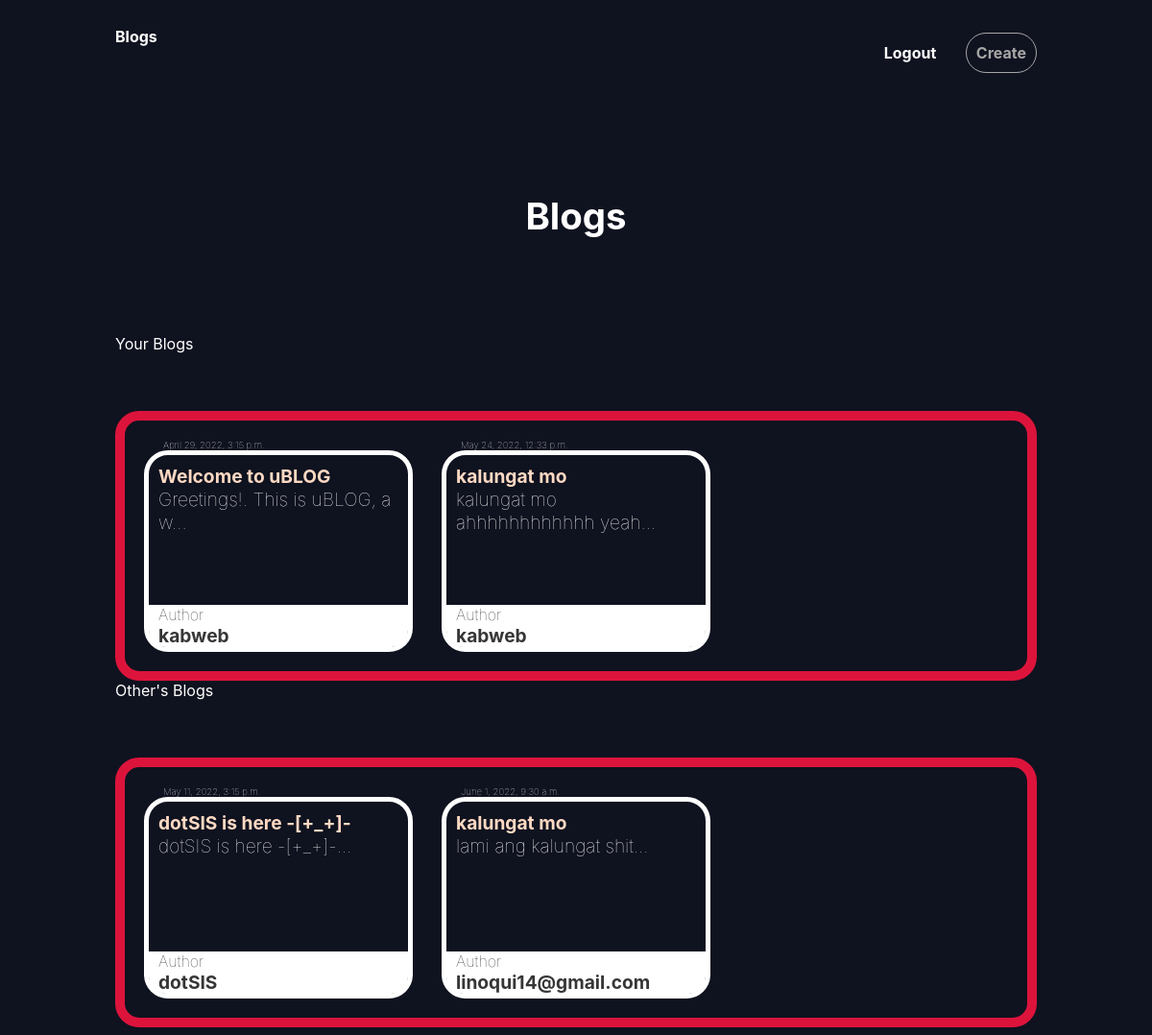
The page /blogs/ (signed in) on the database its author committed.
### blogs/models.py (models this page shows, shortened)
class Blog(models.Model):
    title = models.CharField(max_length=100)
    slug = models.SlugField()
    body = models.TextField()
    date = models.DateTimeField(auto_now_add=True)
    thumb = models.ImageField(default='default.png', blank=True)
    author = models.ForeignKey(User, default=None, on_delete=models.CASCADE)
    def snippet(self):
        return self.body[:30] + '...'

### blogs/views.py (the view)
# urls.py: path('blogs/', views.BlogList.as_view()),
def blogs(request):
    blogs = Blog.objects.all().order_by('date')
    return render(request, 'blogs/blogs.html', { 'blogs': blogs })

### blogs/templates/blogs/blogs.html (shortened to what this page needs)
{% extends 'base.html' %}
{% block content %}
    <h1 style="font-weight: bold;color:white">Blogs</h1>
    {% if user.is_authenticated and user != blog.author %}
        <div>Your Blogs</div>
        <div class="blogs">
            {% for blog in blogs %}
                {% if user.is_authenticated and user == blog.author %}
                <div>
                    <div class="blog-date">
                        {{ blog.date }}
                    </div>
                        <div class="blog">
                            <a href="{% url 'blogs:blog' slug=blog.slug%}">
                                <h2>{{ blog.title }}</h2>
                            </a>
                            <div class="blog-content">
                                {{ blog.snippet }}
                            </div>
                            <div  class="author">
                                <div class="author-text">
                                    <div>
                                        Author
                                    </div>
                                </div>
                                <div class="author-text-author"> {{ blog.author }} </div>
                            </div>
                        </div>
                </div>
                {% endif %}
            {% endfor %}
        </div>
        <div>Other's Blogs</div>
        <div class="blogs">
            {% for blog in blogs %}
                {% if user.is_authenticated and user != blog.author %}
                <div>
                    <div class="blog-date">
                        {{ blog.date }}
                    </div>
                        <div class="blog">
                            <a href="{% url 'blogs:blog' slug=blog.slug%}">
                                <h2>{{ blog.title }}</h2>
                            </a>
                            <div class="blog-content">
                                {{ blog.snippet }}
                            </div>
                            <div  class="author">
                                <div class="author-text">
                                    <div>
                                        Author
                                    </div>
                                </div>
                                <div class="author-text-author"> {{ blog.author }} </div>
                            </div>
                        </div>
                </div>
                {% endif %}
            {% endfor %}
        </div>
    {% endif %}
{% endblock %}

### assets/styles.css (style rules this page uses)
body { background-color: #0f121f; color: rgb(255, 255, 255); }
body * { font-family: -apple-system, BlinkMacSystemFont, 'Segoe UI', Roboto, Oxygen, Ubuntu, Cantarell, 'Open Sans', 'Helvetica Neue', sans-serif; }
h1, h2, h3, h4, h5 { font-weight: normal; margin: 0; }
a, a:hover, a:visited { color: rgb(255, 255, 255); font-weight: bold; text-decoration: none; }
div.wrapper h1 { text-align: center; margin: 100px auto; font-size: 2.4em; }
.blogs { margin-top: 60px; border-radius: 25px; border: 10px solid crimson; padding: 20px; display: grid; grid-template-columns: 1fr 1fr 1fr; grid-gap: 30px; }
.blog { padding: 10px; border-radius: 25px; min-height: 150px; min-width: 250px; max-width: 300; border: 5px solid rgb(255, 255, 255); position: relative; padding-bottom: 40px; }
.blog .blog-content { font-size: 1.2em; font-weight: lighter; color: rgb(255, 255, 255); }
.blog h2 { font-size: 1.2em; font-weight: bold; color: rgb(255, 217, 195); }
.blogs .blog-date { font-weight: lighter; font-size: .6em; color: rgb(255, 255, 255); margin-left: 20px; }
.blog .author-text { font-weight: lighter; font-size: 1em; color: rgb(34, 34, 34); }
.blog .author-text-author { font-weight: bolder; font-size: 1.2em; color: rgb(54, 54, 54); }
.blog .author { padding: 0px 0px 0px 10px; background: #ffffff; position: absolute; right: 0; bottom: 0; margin: 0; left: 0; color: #0f121f; border-radius: 0px 0px 18px 18px; }

### rows shown on the page
Blog: date "April 29, 2022, 3:15 p.m.", title "Welcome to uBLOG", snippet "Greetings!. This is uBLOG, a w...", author "kabweb"
Blog: date "May 24, 2022, 12:33 p.m.", title "kalungat mo", snippet "kalungat mo ahhhhhhhhhhhh yeah...", author "kabweb"
Blog: date "May 11, 2022, 3:15 p.m.", title "dotSIS is here -[+_+]-", snippet "dotSIS is here -[+_+]-...", author "dotSIS"
Blog: date "June 1, 2022, 9:30 a.m.", title "kalungat mo", snippet "lami ang kalungat shit...", author "linoqui14@gmail.com"
